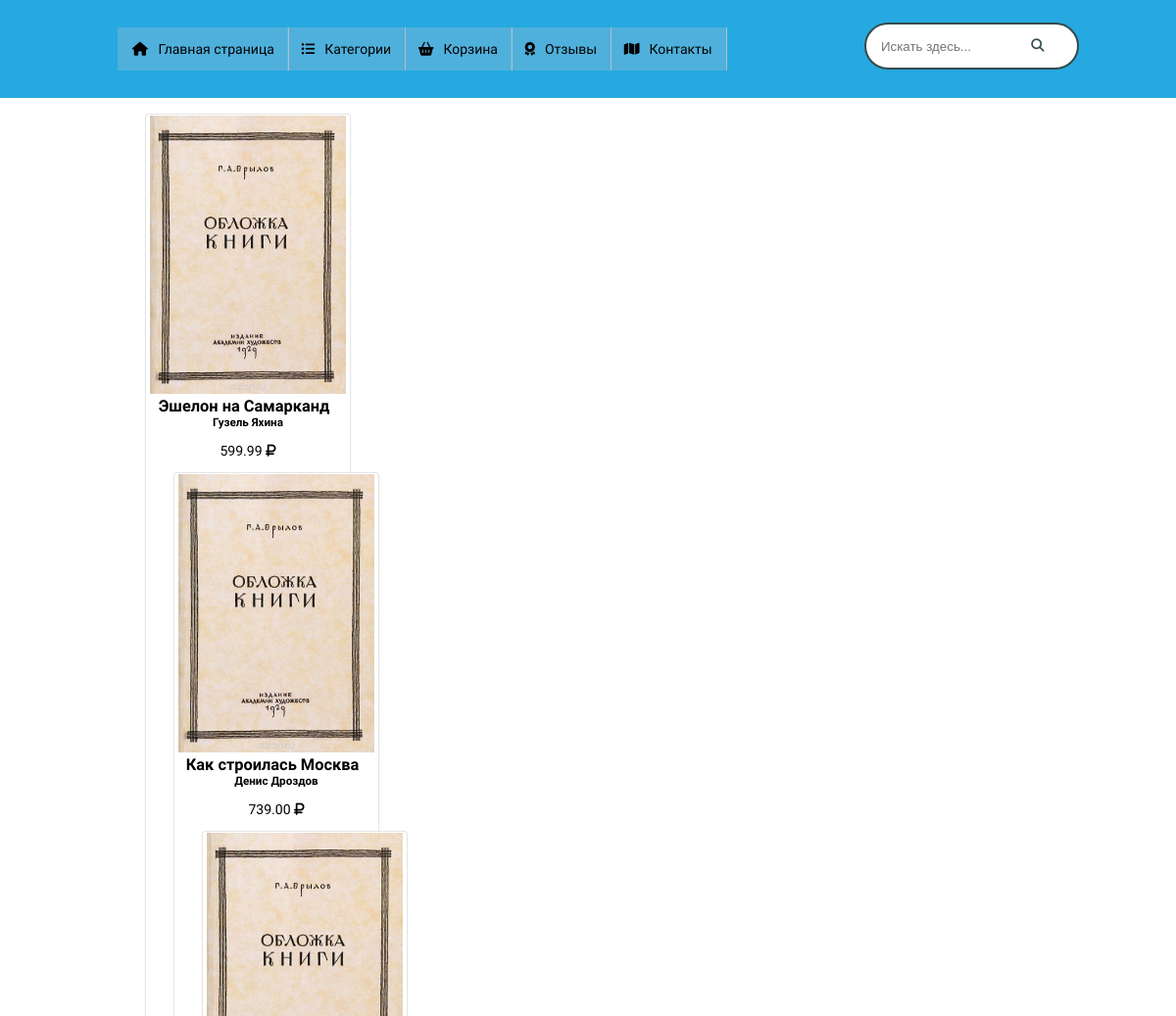
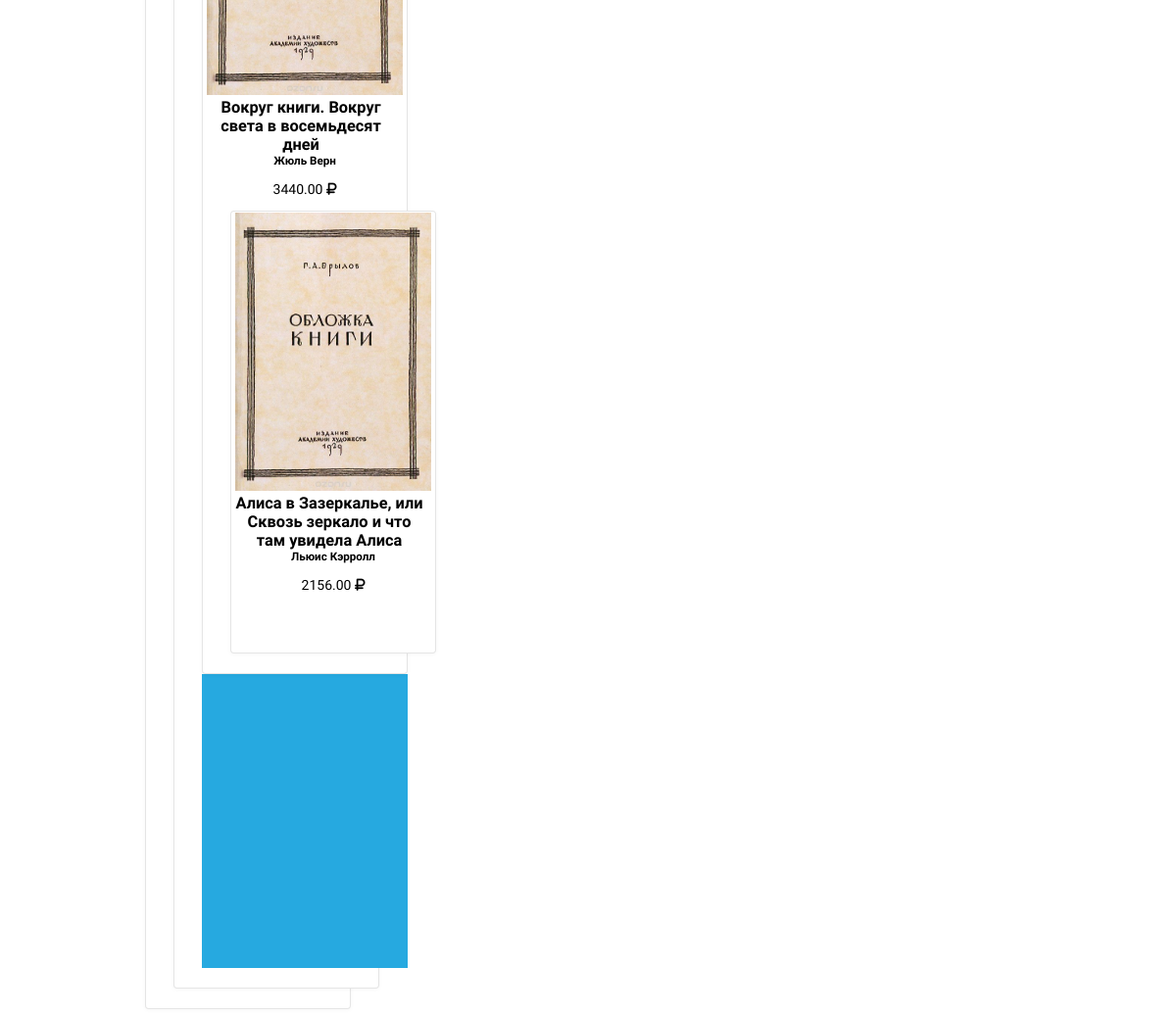
Screenshot of /?cat=1 with the database file from the repository (2 pictures, top to bottom).
### tables this page shows
CREATE TABLE `books` (
  `isbn` int(11) NOT NULL,
  `author` char(80) DEFAULT NULL,
  `title` char(100) DEFAULT NULL,
  `catid` int(10) UNSIGNED DEFAULT NULL,
  `price` float(6,2) NOT NULL,
  `description` text DEFAULT NULL
);

### index.php (the view, shortened to what this page needs)
<?php
	require_once('aot.php');
?>
<!DOCTYPE html>
<html>
<head>
	<link rel="stylesheet" type="text/css" href="style/style.css">
</head>
<body>
<div class="header">
	<div class="container">
		<nav class="two">
		  <ul>
		    <li><a href="index.php"><i class="fa fa-home fa-fw"></i>Главная страница</a></li>
		    <li><a href="#"><i class="fas fa-list-ul"></i>Категории</a>
		    </li>
		    <li><a href="corzina.php"><i class="fas fa-shopping-basket"></i>Корзина</a></li>
		    <li><a href="#"><i class="fas fa-award"></i>Отзывы</a></li>
		    <li><a href="#"><i class="fas fa-map"></i>Контакты</a></li>
		  </ul>
		</nav>
		<div class="d7">
		<form>
		  <input type="text" placeholder="Искать здесь...">
		  <button type="submit" href='#'></button>
		</form>
		</div>
	</div>
</div>
<div class="main">
	<div class="container">
		<br>
			<?php
				if(isset($_GET['cat']))
				{
					$catid = $_GET['cat'];
					$query = $db->query("SELECT * FROM `books` WHERE `catid` = '$catid'");
					while ($book = mysqli_fetch_array($query)) {
						echo "<div class='book'>";
						echo "<div class='border-book'>";
						echo "<a href='#'><img src='images/0104.jpg'></a>";
						echo "<h3><a href='#'>{$book['title']}</a></h3>";
						echo "<h5>{$book['author']}</h5>";
						echo "<p>{$book['price']} <i class='fas fa-ruble-sign'></i></p>";
					}
				}
			?>
		</div>
	</div>
</div>
<div class="footer">
	<div class="container">
	</div>
</div>
</body>
</html>

### style/style.css (style rules this page uses)
body { margin: 0; padding: 0; font-family: 'Comfortaa', cursive; font-size: 14px; }
.header { background-color: #26a9e0; width: 100%; }
.container { margin: 0 10%; height: 100%; }
.main { width: 100%; height: 100%; background-color: #fff; }
.footer { background-color: #26a9e0; width: 100%; height: 300px; }
.book { text-align: center; padding-left: 28px; margin-bottom: 20px; width: 210px; display: inline-block; vertical-align: top; }
.border-book { background-color: white; border: 1px solid rgba(0,0,0,.1); box-shadow: 0 1px 4px rgb(0 0 0 / 4%); border-radius: 4px; min-height: 450px; position: relative; }
.border-book img { margin-top: 1px; width: 200px; height: 284px; }
.border-book h3 { margin: 0; }
.border-book h5 { margin: 0; }
.d7 form { position: relative; width: 300px; margin: 0 auto; }
.d7 { padding: 23px 0; float: right; width: 30%; }
.d7:after { content:""; clear:both; display:table }
.d7 form { width: auto; float: right; }
.d7 input { width: 100%; height: 42px; padding-left: 15px; border-radius: 42px; border: 2px solid #324b4e; background: #fff; outline: none; position: relative; transition: .3s linear; }
.d7 button { width: 42px; height: 42px; background: none; border: none; position: absolute; top: 2px; right: 0; }
.d7 button:before { content: "\f002"; font-family: FontAwesome; color: #324b4e; }
.book a { text-decoration: none; color: #000; white-space: normal; transition-duration: 3s; }
.book h3 { width: 200px; }
.two { width: 26%; float: left; }
.two > ul { background: #26a9e0; padding: 0; position: relative; }
.two > ul > li { display: inline-block; margin-right: -5px; }
.two > ul > li > a { display: block; padding: 1em; border-right: 1px solid #ADC0CE; background: rgba(173, 192, 206, .3); color: #000; }
.header ul { list-style: none; margin: 0 auto; }
.header a { text-decoration: none; font-family: 'Comfortaa', cursive; transition: .5s linear; }
.header i { margin-right: 10px; }
.header nav { display: block; width: 70%; padding: 28px 0; }

### rows the page displays
books: title "Эшелон на Самарканд", author "Гузель Яхина", price "599.99"
books: title "Как строилась Москва", author "Денис Дроздов", price "739.00"
books: title "Вокруг книги. Вокруг света в восемьдесят дней", author "Жюль Верн", price "3440.00"
books: title "Алиса в Зазеркалье, или Сквозь зеркало и что там увидела Алиса", author "Льюис Кэрролл", price "2156.00"
